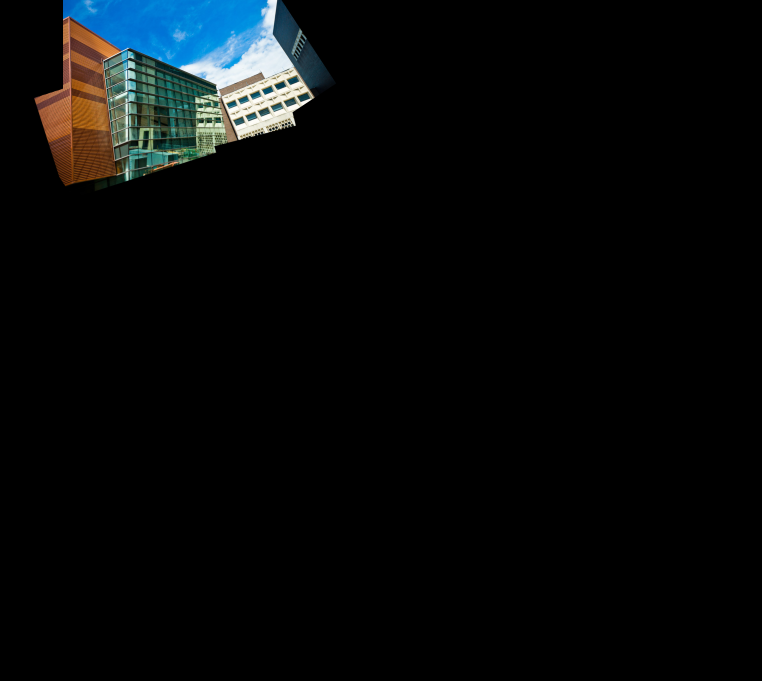
#> input picture Results/task2.png, 2286 x 2041 px (shown at 1/3 size)
$ python -i multi_image_stitching.py   (imports and definitions only)   (Python 2 division)
#> lines starting #> are read from the running program, lines starting #| are printed output that depends on the picture

import cv2
import numpy as np
import matplotlib.pyplot as plt
import json

def feature_extractor(img1,img2): # finding keypoints and descriptors
    sift = cv2.xfeatures2d.SIFT_create()
    kp1, des1 = sift.detectAndCompute(img1, None)
    kp2, des2 = sift.detectAndCompute(img2, None)
    return kp1,kp2,des1,des2

# [20 lines left out: function keypoint_matcher, not called in this run]

# [15 lines of commented-out code are left out]

def order(imges): # finds if the images match with other images and writing 1 if it does else 0
    g = 0
    f = 0
    length = len(imges)
    overlap_arr = np.zeros((length,length))
    for g in range(len(imges)):
        for f in range(len(imges)):
            kp1,kp2,des1,des2 = feature_extractor(imges[g],imges[f])
            matches = keypoint_matcher(des1,des2)

            if len(matches)!= 0:
                x = min(matches)
                print(x[0])
            if len(matches) > 0 and x[0] < 30:
                overlap_arr[g][f] = 1
            elif len(matches) == 0:
                overlap_arr[g][f] = 0
    return overlap_arr

def get_imaginary_frames(img):
    frame = np.float32(np.array([ [0,0], [0,img.shape[1]], [img.shape[0], img.shape[1]], [img.shape[0],0] ])).reshape((-1,1,2))
    return frame


# [39 lines left out: functions Calculate_orientation_rotation, merge_images, not called in this run]


def stitch(imgmark, N=4, savepath=''): #For bonus: change your input(N=*) here as default if the number of your input pictures is not 4.
    "The output image should be saved in the savepath."
    "The intermediate overlap relation should be returned as NxN a one-hot(only contains 0 or 1) array."
    "Do NOT modify the code provided."
    imgpath = [f'./images/{imgmark}_{n}.png' for n in range(1,N+1)]
    imgs = []
    for ipath in imgpath:
        img = cv2.imread(ipath)
        imgs.append(img)
    "Start you code here"
    print(len(imgs))
    overlap_arr = order(imgs)
    # overlap_arr = []
    initial_image1 = imgs[1]
    initial_image2 = imgs[0]
    print(len(initial_image1),len(initial_image2))
    imgs = imgs[1:]
    print(len(imgs))
    base_image = merge_images(initial_image1,initial_image2)
    print(len(base_image))
    l = 0
    while l < len(imgs):
        print(l)
        base_image = merge_images(base_image,imgs[l])
        print(len(base_image))
        l+=1
    # plt.imshow(base_image)
    # plt.show()
    cv2.imwrite(savepath,base_image)
    return overlap_arr


# [9 lines not run here, left out]

>>> import cv2
>>> picture = cv2.imread('Results/task2.png', cv2.IMREAD_GRAYSCALE)
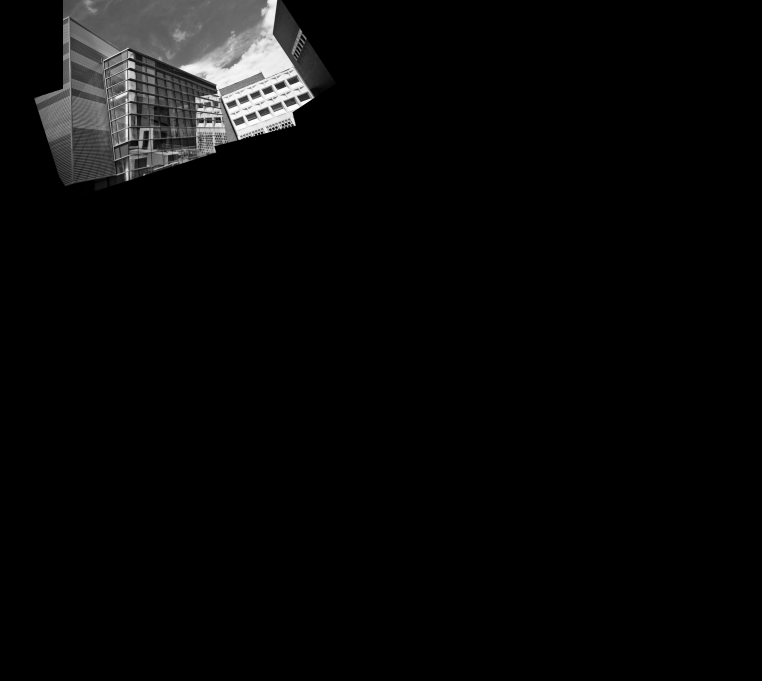
#> picture: shape (2041, 2286) (shown at 1/3 size); min 0, max 253, mean 8.7
>>> result = stitch(picture)
#> in stitch, `imgpath = [f'./images/{imgmark}_{n}.png' for n in range(1,N+1)]`: imgpath = 4 items
#| 4
#> in order, `g = 0`: g = 0
#> in order, `length = len(imges)`: length = 4
#> the loop in order, `for g in range(len(imges)):` made 1 pass
#> (the run stopped early here; a loop or call above may not have finished)
